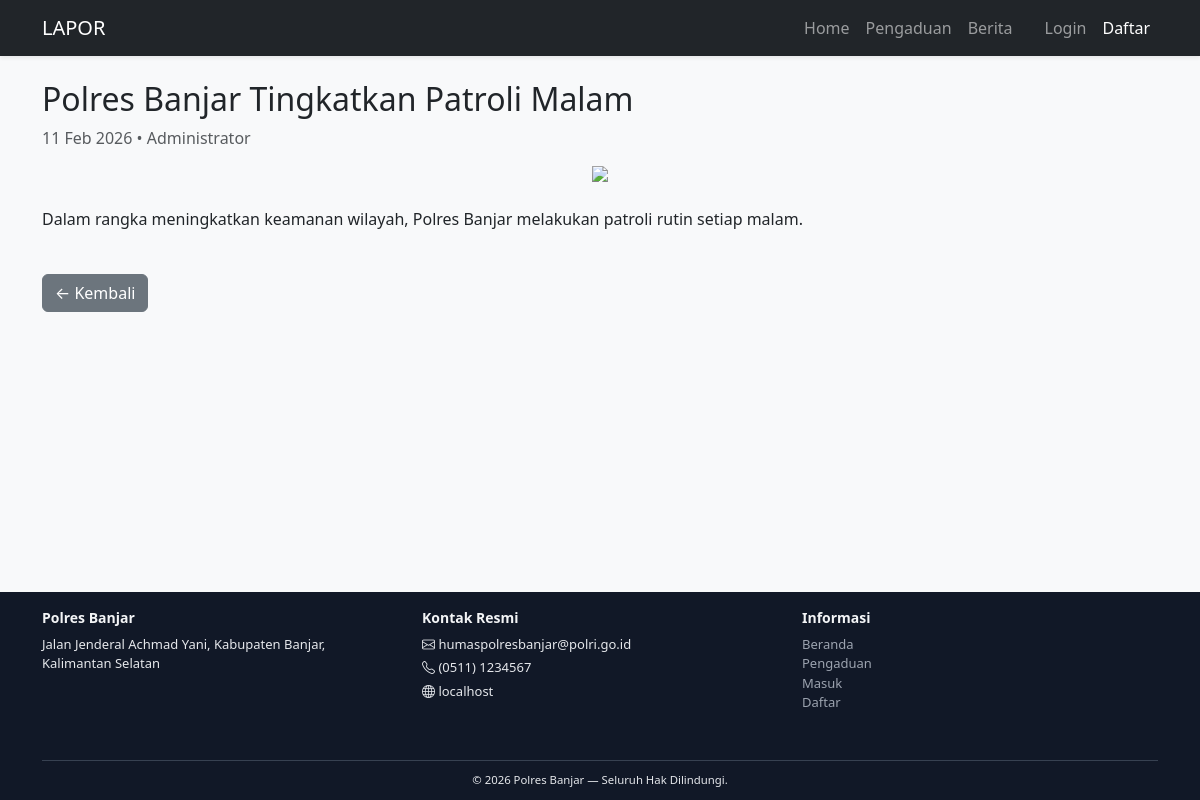
/index.php?page=berita_detail&id=2, run on the app's committed database.
### tables this page shows
CREATE TABLE `berita` (
  `id_berita` int(11) NOT NULL,
  `judul` varchar(200) NOT NULL,
  `isi` text NOT NULL,
  `gambar` varchar(255) DEFAULT NULL,
  `tanggal` date DEFAULT curdate(),
  `penulis` varchar(100) NOT NULL
);

### index.php (called while the page is built, shortened)
<?php
$page = isset($_GET['page']) ? $_GET['page'] : 'home';
include 'views/header.php';
include route($page);
include 'views/footer.php';

### views/berita_detail.php (the view, shortened to what this page needs)
<?php
$id = intval($_GET['id']);
$b = mysqli_fetch_assoc(mysqli_query($conn, "SELECT * FROM berita WHERE id_berita=$id"));
?>
<h2><?= htmlspecialchars($b['judul']) ?></h2>
<p class="text-muted"><?= date('d M Y', strtotime($b['tanggal'])) ?> • <?= $b['penulis'] ?></p>
<div style="text-align:center;">
    <img src="assets/img/<?= $b['gambar']?>"
         style="max-width:500px; width:100%; height:auto;"
         class="mb-4">
</div>
<p style="line-height:1.7; text-align:justify;">
    <?= nl2br(html_entity_decode($b['isi'])) ?>
</p>
<a href="index.php?page=berita_public" class="btn btn-secondary mt-4">← Kembali</a>

### views/header.php (style rules this page uses)
html, body { height: 100%; margin: 0; }
body { display: flex; flex-direction: column; background-color: #f8f9fa; }

### data on the page
berita: judul "Polres Banjar Tingkatkan Patroli Malam", tanggal "11 Feb 2026", penulis "Administrator", isi "Dalam rangka meningkatkan keamanan wilayah, Polres Banjar melakukan patroli rutin setiap malam."

### other printed values
sys('site_name', 'LAPOR') "LAPOR"
$get('site_name', 'Polres Banjar') "Polres Banjar"
$get('email_service', 'humaspolresbanjar@polri.go.id') "humaspolresbanjar@polri.go.id"
$get('whatsapp', '(0511) 1234567') "(0511) 1234567"
$_SERVER['HTTP_HOST'] "localhost"
